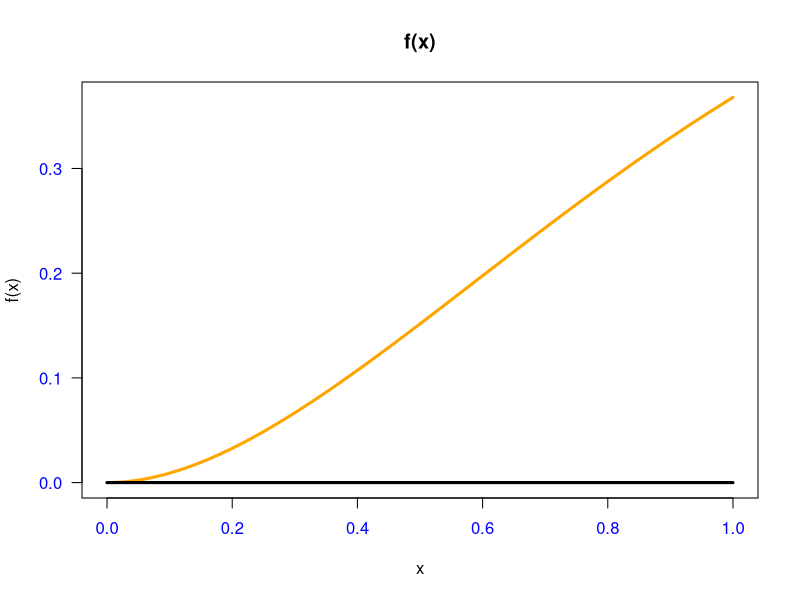
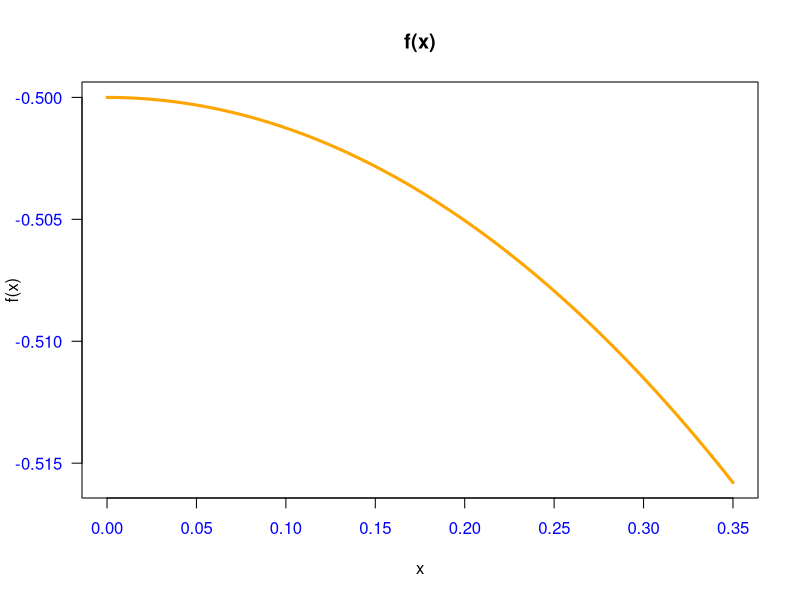

Write the R code that produced these figures, in order.

# Cuadratura adaptable

# ejemplo p??gina 165

f <- function(x) sin(x) 

a <- 0
b <- pi/2
pm <- (a+b)/2

# ecuaci??n (4.35) p??gina 163
S <- function(a,b) {
  h <- (b-a)/2
  return( (h/3)*(f(a)+4*f(a+h)+f(b)) )
}

error <- abs(S(a, b)-S(a, pm)-S(pm, b))/15

# Exacto

exacto <- integrate(f, a, b)$value

errorReal <- abs( exacto-(S(a, pm)+S(pm, b)) )

#---------------------------------------------------

# ejercicio 4.6.1b

f <- function(x) x^2*exp(-x)

a <- 0
b <- 1
pm <- (a+b)/2

# gr??fica
x <- seq(a, b, length=100)
plot(x, f(x), type="l", col="orange", lwd=3, 
     main="f(x)", xlab="x", ylab="f(x)",
     las=1, col.axis="blue")
ejeX <- function(x) return(0*x)
lines(x, ejeX(x), col="black", lwd=3)

S <- function(a,b) { # ecuaci??n (4.35) p??gina 163
  h <- (b-a)/2
  return( (h/3)*(f(a)+4*f(a+h)+f(b)) )
}

S(a, b)
S(a, pm)
S(pm, b)

error <- abs(S(a, b)-S(a, pm)-S(pm, b))/15

# Exacto

exacto <- integrate(f, a, b)$value

errorReal <- abs( exacto-(S(a, pm)+S(pm, b)) )

# Ejercicio 4.6.3b

# dividir el segundo subintervalo

pm2 <- (pm+b)/2

error2 <- abs( S(a, b)-S(a, pm)-S(pm, pm2)-S(pm2, b) )/15

# Exacto

exacto <- integrate(f, a, b)$value

options(digits= 20)

errorReal2 <- abs( exacto-S(a, pm)-S(pm, pm2)-S(pm2, b) )

#---------------------------------------------

# ejercicio 4.6.1b

f <- function(x) 2/(x^2-4)

a <- 0
b <- 0.35
pm <- (a+b)/2

# gr??fica
x <- seq(a, b, length=100)
plot(x, f(x), type="l", col="orange", lwd=3, 
     main="f(x)", xlab="x", ylab="f(x)",
     las=1, col.axis="blue")
ejeX <- function(x) return(0*x)
lines(x, ejeX(x), col="black", lwd=3)

S <- function(a,b) { # ecuaci??n (4.35) p??gina 163
  h <- (b-a)/2
  return( (h/3)*(f(a)+4*f(a+h)+f(b)) )
}

S(a, b)
S(a, pm)
S(pm, b)

error <- abs(S(a, b)-S(a, pm)-S(pm, b))/15


# Exacto

exacto <- integrate(f, a, b)$value

errorReal <- abs( exacto-(S(a, pm)+S(pm, b)) )

#------------------------------------------------------

# Ejercicio 4.7.1b

f471B <- function(t) (t+1)^2*exp((t+1)/2) 

(1/8)*( f471B(-0.573502)+f471B(0.573502) )

# Exacto

foriginal <- function(x) x^2*exp(x)

integrate(foriginal, 0, 1)

# Ejercicio 4.7.3b con n=3

(1/8)*( 0.55555*f471B(-0.774569)+0.88888*f471B(0)+0.55555*f471B(0.774569) )

